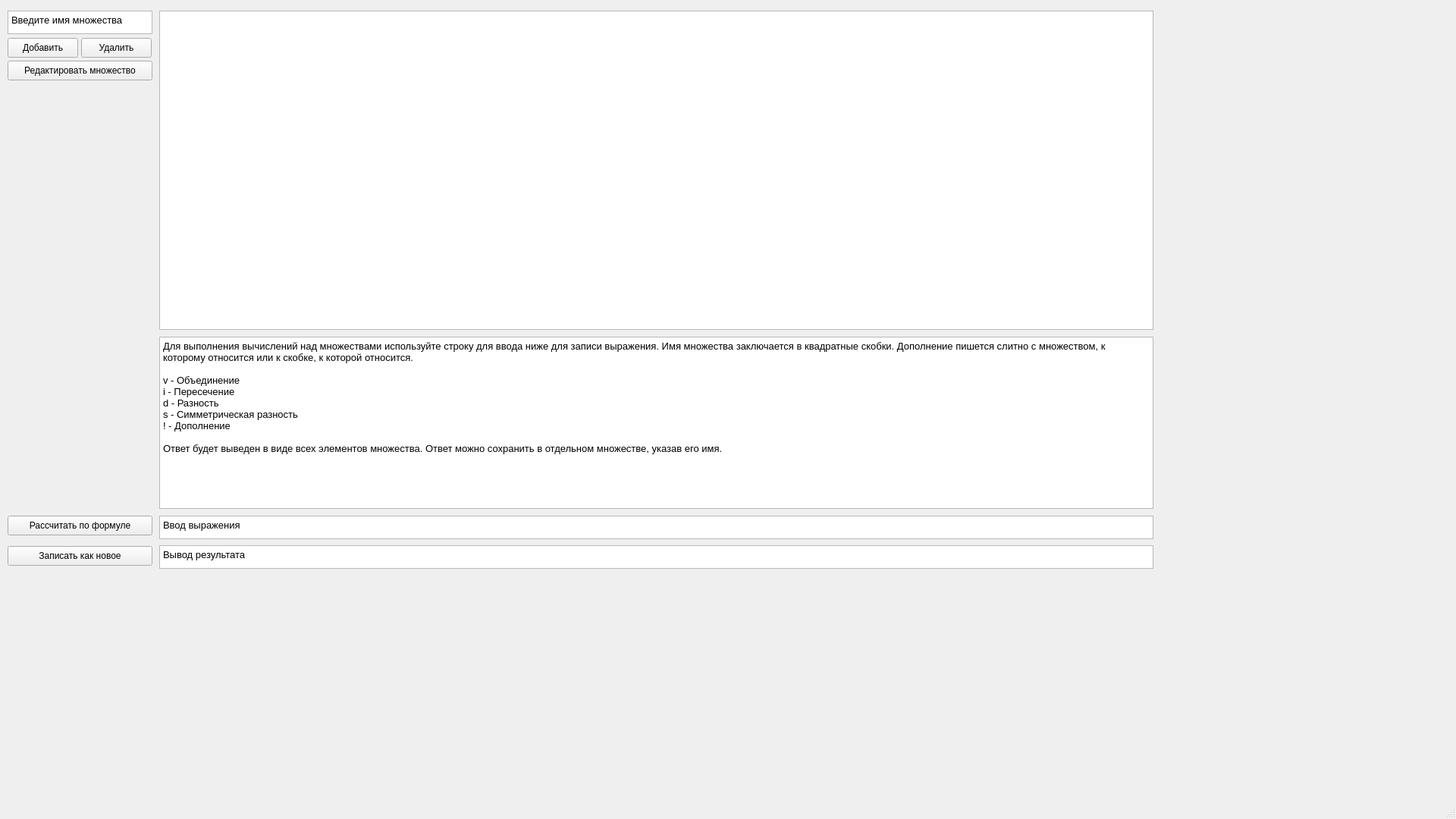
<?xml version="1.0" encoding="UTF-8"?>
<ui version="4.0">
 <class>SetCalculator</class>
 <widget class="QMainWindow" name="SetCalculator">
  <property name="geometry">
   <rect>
    <x>0</x>
    <y>0</y>
    <width>1920</width>
    <height>1080</height>
   </rect>
  </property>
  <property name="windowTitle">
   <string>Калькулятор множеств</string>
  </property>
  <widget class="QWidget" name="centralwidget">
   <widget class="QPushButton" name="editSetBtn">
    <property name="geometry">
     <rect>
      <x>10</x>
      <y>80</y>
      <width>191</width>
      <height>26</height>
     </rect>
    </property>
    <property name="text">
     <string>Редактировать множество</string>
    </property>
   </widget>
   <widget class="QPushButton" name="delSetBtn">
    <property name="geometry">
     <rect>
      <x>107</x>
      <y>50</y>
      <width>93</width>
      <height>26</height>
     </rect>
    </property>
    <property name="text">
     <string>Удалить</string>
    </property>
   </widget>
   <widget class="QTextEdit" name="setNameTextEdit">
    <property name="geometry">
     <rect>
      <x>10</x>
      <y>14</y>
      <width>191</width>
      <height>31</height>
     </rect>
    </property>
    <property name="styleSheet">
     <string notr="true">white</string>
    </property>
    <property name="html">
     <string>&lt;!DOCTYPE HTML PUBLIC &quot;-//W3C//DTD HTML 4.0//EN&quot; &quot;http://www.w3.org/TR/REC-html40/strict.dtd&quot;&gt;
&lt;html&gt;&lt;head&gt;&lt;meta name=&quot;qrichtext&quot; content=&quot;1&quot; /&gt;&lt;meta charset=&quot;utf-8&quot; /&gt;&lt;style type=&quot;text/css&quot;&gt;
p, li { white-space: pre-wrap; }
hr { height: 1px; border-width: 0; }
li.unchecked::marker { content: &quot;\2610&quot;; }
li.checked::marker { content: &quot;\2612&quot;; }
&lt;/style&gt;&lt;/head&gt;&lt;body style=&quot; font-family:'Noto Sans'; font-size:10pt; font-weight:400; font-style:normal;&quot;&gt;
&lt;p style=&quot; margin-top:0px; margin-bottom:0px; margin-left:0px; margin-right:0px; -qt-block-indent:0; text-indent:0px;&quot;&gt;Введите имя множества&lt;/p&gt;&lt;/body&gt;&lt;/html&gt;</string>
    </property>
   </widget>
   <widget class="QPushButton" name="addSetBtn">
    <property name="geometry">
     <rect>
      <x>10</x>
      <y>50</y>
      <width>93</width>
      <height>26</height>
     </rect>
    </property>
    <property name="text">
     <string>Добавить</string>
    </property>
   </widget>
   <widget class="QTextEdit" name="outputTextEdit">
    <property name="geometry">
     <rect>
      <x>210</x>
      <y>14</y>
      <width>1311</width>
      <height>421</height>
     </rect>
    </property>
    <property name="styleSheet">
     <string notr="true"/>
    </property>
   </widget>
   <widget class="QTextEdit" name="answerTextEdit">
    <property name="geometry">
     <rect>
      <x>210</x>
      <y>719</y>
      <width>1311</width>
      <height>31</height>
     </rect>
    </property>
    <property name="styleSheet">
     <string notr="true">w</string>
    </property>
    <property name="html">
     <string>&lt;!DOCTYPE HTML PUBLIC &quot;-//W3C//DTD HTML 4.0//EN&quot; &quot;http://www.w3.org/TR/REC-html40/strict.dtd&quot;&gt;
&lt;html&gt;&lt;head&gt;&lt;meta name=&quot;qrichtext&quot; content=&quot;1&quot; /&gt;&lt;meta charset=&quot;utf-8&quot; /&gt;&lt;style type=&quot;text/css&quot;&gt;
p, li { white-space: pre-wrap; }
hr { height: 1px; border-width: 0; }
li.unchecked::marker { content: &quot;\2610&quot;; }
li.checked::marker { content: &quot;\2612&quot;; }
&lt;/style&gt;&lt;/head&gt;&lt;body style=&quot; font-family:'Noto Sans'; font-size:10pt; font-weight:400; font-style:normal;&quot;&gt;
&lt;p style=&quot; margin-top:0px; margin-bottom:0px; margin-left:0px; margin-right:0px; -qt-block-indent:0; text-indent:0px;&quot;&gt;Вывод результата&lt;/p&gt;&lt;/body&gt;&lt;/html&gt;</string>
    </property>
   </widget>
   <widget class="QPushButton" name="saveBtn">
    <property name="geometry">
     <rect>
      <x>10</x>
      <y>720</y>
      <width>191</width>
      <height>26</height>
     </rect>
    </property>
    <property name="text">
     <string>Записать как новое</string>
    </property>
   </widget>
   <widget class="QPushButton" name="calcBtn">
    <property name="geometry">
     <rect>
      <x>10</x>
      <y>680</y>
      <width>191</width>
      <height>26</height>
     </rect>
    </property>
    <property name="text">
     <string>Рассчитать по формуле</string>
    </property>
   </widget>
   <widget class="QTextEdit" name="inputTextEdit">
    <property name="geometry">
     <rect>
      <x>210</x>
      <y>680</y>
      <width>1311</width>
      <height>31</height>
     </rect>
    </property>
    <property name="styleSheet">
     <string notr="true">w</string>
    </property>
    <property name="html">
     <string>&lt;!DOCTYPE HTML PUBLIC &quot;-//W3C//DTD HTML 4.0//EN&quot; &quot;http://www.w3.org/TR/REC-html40/strict.dtd&quot;&gt;
&lt;html&gt;&lt;head&gt;&lt;meta name=&quot;qrichtext&quot; content=&quot;1&quot; /&gt;&lt;meta charset=&quot;utf-8&quot; /&gt;&lt;style type=&quot;text/css&quot;&gt;
p, li { white-space: pre-wrap; }
hr { height: 1px; border-width: 0; }
li.unchecked::marker { content: &quot;\2610&quot;; }
li.checked::marker { content: &quot;\2612&quot;; }
&lt;/style&gt;&lt;/head&gt;&lt;body style=&quot; font-family:'Noto Sans'; font-size:10pt; font-weight:400; font-style:normal;&quot;&gt;
&lt;p style=&quot; margin-top:0px; margin-bottom:0px; margin-left:0px; margin-right:0px; -qt-block-indent:0; text-indent:0px;&quot;&gt;Ввод выражения&lt;/p&gt;&lt;/body&gt;&lt;/html&gt;</string>
    </property>
   </widget>
   <widget class="QTextEdit" name="infoTextEdit">
    <property name="geometry">
     <rect>
      <x>210</x>
      <y>444</y>
      <width>1311</width>
      <height>227</height>
     </rect>
    </property>
    <property name="styleSheet">
     <string notr="true"/>
    </property>
    <property name="html">
     <string>&lt;!DOCTYPE HTML PUBLIC &quot;-//W3C//DTD HTML 4.0//EN&quot; &quot;http://www.w3.org/TR/REC-html40/strict.dtd&quot;&gt;
&lt;html&gt;&lt;head&gt;&lt;meta name=&quot;qrichtext&quot; content=&quot;1&quot; /&gt;&lt;meta charset=&quot;utf-8&quot; /&gt;&lt;style type=&quot;text/css&quot;&gt;
p, li { white-space: pre-wrap; }
hr { height: 1px; border-width: 0; }
li.unchecked::marker { content: &quot;\2610&quot;; }
li.checked::marker { content: &quot;\2612&quot;; }
&lt;/style&gt;&lt;/head&gt;&lt;body style=&quot; font-family:'Noto Sans'; font-size:10pt; font-weight:400; font-style:normal;&quot;&gt;
&lt;p style=&quot; margin-top:0px; margin-bottom:0px; margin-left:0px; margin-right:0px; -qt-block-indent:0; text-indent:0px;&quot;&gt;Для выполнения вычислений над множествами используйте строку для ввода ниже для записи выражения. Имя множества заключается в квадратные скобки. Дополнение пишется слитно с множеством, к которому относится или к скобке, к которой относится.&lt;/p&gt;
&lt;p style=&quot;-qt-paragraph-type:empty; margin-top:0px; margin-bottom:0px; margin-left:0px; margin-right:0px; -qt-block-indent:0; text-indent:0px;&quot;&gt;&lt;br /&gt;&lt;/p&gt;
&lt;p style=&quot; margin-top:0px; margin-bottom:0px; margin-left:0px; margin-right:0px; -qt-block-indent:0; text-indent:0px;&quot;&gt;v - Объединение&lt;/p&gt;
&lt;p style=&quot; margin-top:0px; margin-bottom:0px; margin-left:0px; margin-right:0px; -qt-block-indent:0; text-indent:0px;&quot;&gt;i - Пересечение&lt;/p&gt;
&lt;p style=&quot; margin-top:0px; margin-bottom:0px; margin-left:0px; margin-right:0px; -qt-block-indent:0; text-indent:0px;&quot;&gt;d - Разность&lt;/p&gt;
&lt;p style=&quot; margin-top:0px; margin-bottom:0px; margin-left:0px; margin-right:0px; -qt-block-indent:0; text-indent:0px;&quot;&gt;s - Симметрическая разность&lt;/p&gt;
&lt;p style=&quot; margin-top:0px; margin-bottom:0px; margin-left:0px; margin-right:0px; -qt-block-indent:0; text-indent:0px;&quot;&gt;! - Дополнение&lt;/p&gt;
&lt;p style=&quot;-qt-paragraph-type:empty; margin-top:0px; margin-bottom:0px; margin-left:0px; margin-right:0px; -qt-block-indent:0; text-indent:0px;&quot;&gt;&lt;br /&gt;&lt;/p&gt;
&lt;p style=&quot; margin-top:0px; margin-bottom:0px; margin-left:0px; margin-right:0px; -qt-block-indent:0; text-indent:0px;&quot;&gt;Ответ будет выведен в виде всех элементов множества. Ответ можно сохранить в отдельном множестве, указав его имя.&lt;/p&gt;
&lt;p style=&quot;-qt-paragraph-type:empty; margin-top:0px; margin-bottom:0px; margin-left:0px; margin-right:0px; -qt-block-indent:0; text-indent:0px;&quot;&gt;&lt;br /&gt;&lt;/p&gt;&lt;/body&gt;&lt;/html&gt;</string>
    </property>
   </widget>
  </widget>
  <widget class="QMenuBar" name="menubar">
   <property name="geometry">
    <rect>
     <x>0</x>
     <y>0</y>
     <width>1920</width>
     <height>23</height>
    </rect>
   </property>
  </widget>
  <widget class="QStatusBar" name="statusbar"/>
 </widget>
 <resources/>
 <connections/>
</ui>
